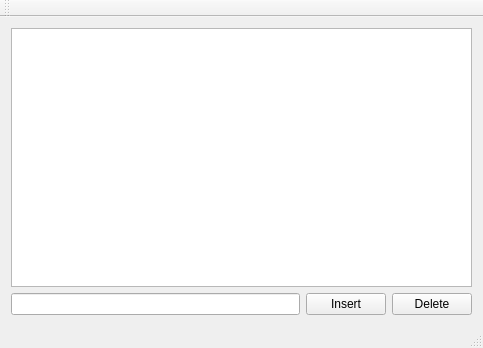
<?xml version="1.0" encoding="UTF-8"?>
<ui version="4.0">
 <class>MainWindow</class>
 <widget class="QMainWindow" name="MainWindow">
  <property name="geometry">
   <rect>
    <x>0</x>
    <y>0</y>
    <width>483</width>
    <height>348</height>
   </rect>
  </property>
  <property name="windowTitle">
   <string>MainWindow</string>
  </property>
  <widget class="QWidget" name="centralWidget">
   <layout class="QVBoxLayout" name="verticalLayout">
    <item>
     <widget class="QTableView" name="tableView">
      <attribute name="verticalHeaderDefaultSectionSize">
       <number>64</number>
      </attribute>
     </widget>
    </item>
    <item>
     <layout class="QHBoxLayout" name="horizontalLayout">
      <item>
       <widget class="QLineEdit" name="titleEdit"/>
      </item>
      <item>
       <widget class="QPushButton" name="insertButton">
        <property name="text">
         <string>Insert</string>
        </property>
       </widget>
      </item>
      <item>
       <widget class="QPushButton" name="deleteButton">
        <property name="text">
         <string>Delete</string>
        </property>
       </widget>
      </item>
     </layout>
    </item>
   </layout>
  </widget>
  <widget class="QMenuBar" name="menuBar">
   <property name="geometry">
    <rect>
     <x>0</x>
     <y>0</y>
     <width>483</width>
     <height>22</height>
    </rect>
   </property>
  </widget>
  <widget class="QToolBar" name="mainToolBar">
   <attribute name="toolBarArea">
    <enum>TopToolBarArea</enum>
   </attribute>
   <attribute name="toolBarBreak">
    <bool>false</bool>
   </attribute>
  </widget>
  <widget class="QStatusBar" name="statusBar"/>
 </widget>
 <layoutdefault spacing="6" margin="11"/>
 <resources/>
 <connections/>
</ui>
